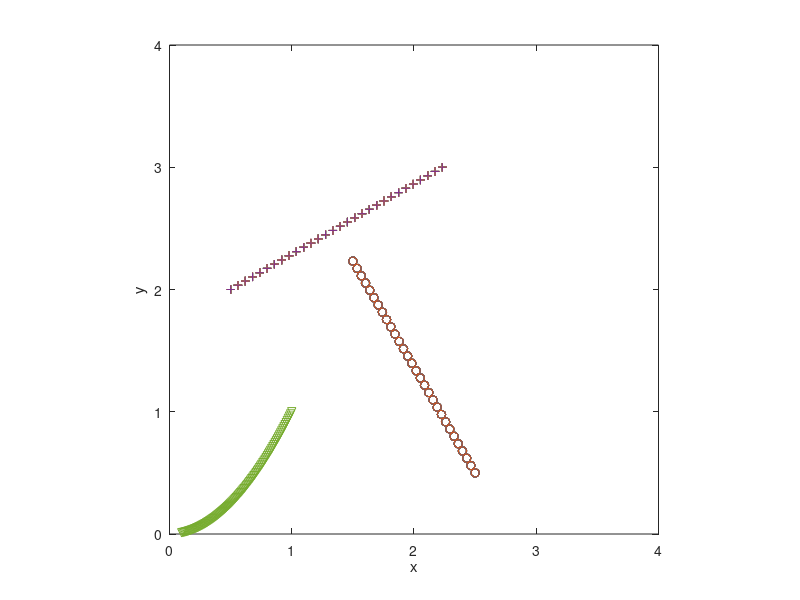

Source code (MATLAB):
% CODE FOR SIMULATION OF WAVES IN INDOOR ENVIRONMENT 
% VERSION: SEPT8, 2023
% ENVIRONMENT: CORNER REFLECTOR (2 WALLS) INCLUDING MULTIPLE SCATTERING

% NOTE: This code focuses on the scattering response matrix for 
% multi-static sensing array outside ROI. This version (number 5) 
% includes the presence of 2 or more targets or scatterers in the region.

%%%% Edwin Marengo Fuentes

% _______________________

clear 

% SYSTEM

% consider a PEC corner reflector. The Region of Interest (ROI) is 
% within a square of sides L , and we can normalize L = 1 for 
% simplicity. The other dimensions, like wavelength, are then given as 
% a fraction of the room size. Source strength = 1 , no loss of generality.
% Target is in the ROI. Multi-static array, transmit-receive is outside
% ROI. This code focuses on the computation of the response matrix K.


%%%%%%%%%%%%%%%%%%%%%%%%%%%%%%%%%
%%%% UPDATE: this code is for MULTIPLE targets. 

%% ROI is where the scatterer is located. 

% Schematic: 

%                                       rrrrrr receive array
%
%                               !                        t       transmit
%                               !                         t         array
%                               !                          t
%                               !                           t
%                               !  *                         t
%                               !  target
%_______________________________!__________________________________

% System: we have a transmit array, at an inclination angle, and 
% a receive array, at an inclination angle, located outside ROI 
% where the target is located. Target is a scatterer, it re-emits.
% We have 2 walls, a corner reflector, as the indoor environment in this 
% code. 

% REVERBERATION PARAMETER Reverb: can have Reverb any complex number, 
% to simulate a realistic wall. PEC, perfect electric conductor has 
% Reverb=1, perfect magnetic conductor is Reverb=-1, etc. but we can 
% have cases in between, where magnitude of Reverb <= 1. We can assume
% for simplicity Reverb is a real value between 0 and 1. If magnitude 
% of Reverb is below 1, we have dissipation or loss of energy at the walls
% in the sense that energy is propagated into the interior of the wall,
% and not reflected back into the ROI. 

Reverb=1;

% NOTE: 
% PHYSICIST VERSUS ENGINEERING NOTATION FOR FOURIER TRANSFORM: we use 
% physicist's notation, so exp(ikr) is wave traveling in positive r sense.

% _________________________

% FIXED VARIABLES 

% wavelength lambda:

lambda=0.2; % notice that the ROI has dimensions 1 times 1, so this 
% lambda is relative to the ROI length (L);

% wavenumber of the field = 2*pi/lambda;

k=2*pi/lambda;

% receiver position: X_r, Y_r; this is variable; 
% transmitter position: X_t, Y_t; we will fix this in this code, per run;

x0_transmit=0.5;
y0_transmit=2;
alpha=pi/6; % radians, inclination of the transmit array;
number_transmitters=30;
transmitter_length=2;
transmitter_horizontal_separation=transmitter_length*(cos(alpha));
transmitter_vertical_separation=transmitter_length*(sin(alpha));
x0_receive=2.5;
y0_receive=0.5;
beta=pi/2+pi/6; % inclination of the receive array;
number_receivers=30;
receiver_length=2;
receiver_horizontal_separation=receiver_length*(cos(beta));
receiver_vertical_separation=receiver_length*(sin(beta));

% an epsilon added next, to avoid 'singularities' in the special case 
% of a single transmitter, etc. 

epsilon=1e-6;

%%% Multiple targets
%%% Version 5, continuation of version 4. In this version we consider 
%%% multiple targets, an important generalization. 

%%%%%%%%%%%%%%%%%% MULTIPLE TARGETS

%% x_t , y_t : they indicate the targets' positions. 
%% Also, we have the target strengths tau. 

number_targets=1;

%Array to represent time
time = linspace(1, 10);

%time-varying distance arrays
x_t = .1 * time;
y_t = .01 * time .^ 2;
tau=1;

% Create the Green's functions, maps from a target to another. 

for ii=1:number_targets
    for jj=1:number_targets
        d(ii,jj)=sqrt((x_t(ii)-x_t(jj))^2+(y_t(ii)-y_t(jj))^2);
        d2(ii,jj)=sqrt((x_t(ii)-x_t(jj))^2+(y_t(ii)+y_t(jj))^2); % imag2, negat.
        d3(ii,jj)=sqrt((x_t(ii)+x_t(jj))^2+(y_t(ii)+y_t(jj))^2); % imag3, pos.
        d4(ii,jj)=sqrt((x_t(ii)+x_t(jj))^2+(y_t(ii)-y_t(jj))^2); % imag4, negat.
    
if ii==jj
  G00(ii,jj)=-exp(i*k*d3(ii,jj))/(4*pi*d3(ii,jj))+...
     exp(i*k*d2(ii,jj))/(4*pi*d2(ii,jj))+...
     exp(i*k*d4(ii,jj))/(4*pi*d4(ii,jj));
else
    G00(ii,jj)=-exp(i*k*d(ii,jj))/(4*pi*d(ii,jj))-...
       exp(i*k*d3(ii,jj))/(4*pi*d3(ii,jj))+...
       exp(i*k*d2(ii,jj))/(4*pi*d2(ii,jj))+...
       exp(i*k*d4(ii,jj))/(4*pi*d4(ii,jj));
end

    end
end

%%% BUILDING MATRIX 'A' TO COMPUTE THE TOTAL FIELDS AT THE SCATTERERS:

for ii=1:number_targets
    for jj=1:number_targets

if ii==jj
    A(ii,jj)=1-G00(ii,jj)*tau(jj);
else
    A(ii,jj)=-G00(ii,jj)*tau(jj);
end
    end
end

% The total field at the scatterers is given by 
% [ A(ii,jj) matrix ] [ total field vector ] = [incident field vector ]
%%% A*total field = incident field vector at the targets;
%%% hence total field vector = A^-1 * incident field vector;

%%%%%%%%%%%%%%%%%%

for uu=1:number_transmitters % transmitters
    for vv=1:number_receivers % receivers 

        XXtransmit(uu,vv)=x0_transmit+(uu-1)*transmitter_horizontal_separation/(number_transmitters-1+epsilon);
        YYtransmit(uu,vv)=y0_transmit+(uu-1)*transmitter_vertical_separation/(number_transmitters-1+epsilon);
        XXreceive(uu,vv)=x0_receive+(vv-1)*receiver_horizontal_separation/(number_receivers-1+epsilon);
        YYreceive(uu,vv)=y0_receive+(vv-1)*receiver_vertical_separation/(number_receivers-1+epsilon);

X_t=XXtransmit(uu,vv);
Y_t=YYtransmit(uu,vv);
X_r=XXreceive(uu,vv);
Y_r=YYreceive(uu,vv);

% NOTE: Transmitter positions can be outside the ROI. The ROI is 
% for the receiver positions.

% Now we can add the positions of the images: 


%                          image 4     !     * original source 
%                                      !
%                                      !
%------------------------------------------------------------------
%
%                          image 3          image 2

X_t2=X_t;
Y_t2=-Y_t;
X_t3=-X_t;
Y_t3=-Y_t;
X_t4=-X_t;
Y_t4=Y_t;

% in this code we add different degrees of reverberation or reflectivity
% at the walls, via a new parameter Reverb varying between 0 and 1,
% where 0 means no reverberation or reflections, while 1 is the usual 
% PEC conditions. 


%for ii=1:100
%    for jj=1:100

%        X_r=ii/100;
%        Y_r=jj/100;

% line of sight contribution:
D=sqrt((X_r-X_t)^2+(Y_r-X_t)^2);
s_i1=-exp(i*k*D)/(4*pi*D);

% image 2 contribution: it is 'negative' image;
D=sqrt((X_r-X_t2)^2+(Y_r-Y_t2)^2);
s_i2=exp(i*k*D)/(4*pi*D);

% image 3 contribution: it is 'positive' image;
D=sqrt((X_r-X_t3)^2+(Y_r-Y_t3)^2);
s_i3=-exp(i*k*D)/(4*pi*D);

% image 4 contribution: is it 'negative' image;
D=sqrt((X_r-X_t4)^2+(Y_r-Y_t4)^2);
s_i4=exp(i*k*D)/(4*pi*D);

% total: 

%Reverb=1

s_i(uu,vv)=s_i1+Reverb*(s_i2+s_i3+s_i4); % this is the background signal.

%%%% This completes the calculation of the incident field, without
% scatterers in the ROI. This is the incident field only. 

%%%%%%%%%%%%%%%%%% adding the scatterers.

for tt=1:number_targets

% incident field at the targets:
% target positions are (x_t(tt),y_t(tt)),tt=1,2,... and strengths are
% tau(tt),tt=1,2,...
%%%%%%%%%%%%%%%%% 

X_r=x_t(tt);
Y_r=y_t(tt); % probing field coming from the transmit array; arrives at target;

% line of sight contribution:
D=sqrt((X_r-X_t)^2+(Y_r-X_t)^2);
sTarget_i1=-exp(i*k*D)/(4*pi*D);

% image 2 contribution: it is 'negative' image;
D=sqrt((X_r-X_t2)^2+(Y_r-Y_t2)^2);
sTarget_i2=exp(i*k*D)/(4*pi*D);

% image 3 contribution: it is 'positive' image;
D=sqrt((X_r-X_t3)^2+(Y_r-Y_t3)^2);
sTarget_i3=-exp(i*k*D)/(4*pi*D);

% image 4 contribution: is it 'negative' image;
D=sqrt((X_r-X_t4)^2+(Y_r-Y_t4)^2);
sTarget_i4=exp(i*k*D)/(4*pi*D);

% total: 

%Reverb=1

field_incident(tt)=sTarget_i1+Reverb*(sTarget_i2+sTarget_i3+sTarget_i4);
end
% completes calculation of the incident field at the target positions;

%%%%%%%%%%%%%%%%%

% total field: 

field_total=inv(A)*(field_incident.');

% calculation of the total field at the targets;

scattered_source=tau.*field_total; % this is the amplitude of the 
% scatterer's source, for each scatterer.

%%% this radiates, into the receiver array: we evaluate the received field
%%% at the array: 

%%%%%%%%%%%%%%%%%%%%%%%%%%











for tt=1:number_targets

X_t=x_t(tt);
Y_t=y_t(tt); % target acts as emitter;
X_r=XXreceive(uu,vv);
Y_r=YYreceive(uu,vv); % wave signal sent to the receive array;

X_t2=X_t;
Y_t2=-Y_t;
X_t3=-X_t;
Y_t3=-Y_t;
X_t4=-X_t;
Y_t4=Y_t;

% line of sight contribution:
D=sqrt((X_r-X_t)^2+(Y_r-X_t)^2);
sReceive_i1=-exp(i*k*D)/(4*pi*D);

% image 2 contribution: it is 'negative' image;
D=sqrt((X_r-X_t2)^2+(Y_r-Y_t2)^2);
sReceive_i2=exp(i*k*D)/(4*pi*D);

% image 3 contribution: it is 'positive' image;
D=sqrt((X_r-X_t3)^2+(Y_r-Y_t3)^2);
sReceive_i3=-exp(i*k*D)/(4*pi*D);

% image 4 contribution: is it 'negative' image;
D=sqrt((X_r-X_t4)^2+(Y_r-Y_t4)^2);
sReceive_i4=exp(i*k*D)/(4*pi*D);

% total: 

%Reverb=1

sReceive_i=sReceive_i1+Reverb*(sReceive_i2+sReceive_i3+sReceive_i4);
% this is the Green's function or propagator from target to receivers;

contribution_tt=scattered_source(tt)*sReceive_i;

K_(tt)=contribution_tt;

%vector K_ gives contribution from each individual target to the K matrix.
% Below we add those contributions (superposition) to get the total K.

end

K_total=sum(K_);

K(uu,vv)=K_total;

%%%%%%%%%%%%%%%%%%%%%%%%%%

    end
end

%%% For the signal processing, we may need the vectorized form of the 
%%% matrices.

s_iv=reshape(s_i,[],1);  % column vector; probing field signals/data.
Kv=reshape(K,[],1); % data perturbation, scattered field signals/data. 
% In the coherent change detection methods we use projections of the two.

% Recommended plots: 

% Geometry: 

plot(XXreceive',YYreceive','o');
hold
plot(XXtransmit,YYtransmit,'+');
plot(x_t',y_t','v');
axis('square')
axis([0 4 0 4]);
xlabel('x');
ylabel('y');

% plot real, imag parts of s_i, K, subarrays of those, etc. 

% FUTURE additions: add the signal processing for detection.











